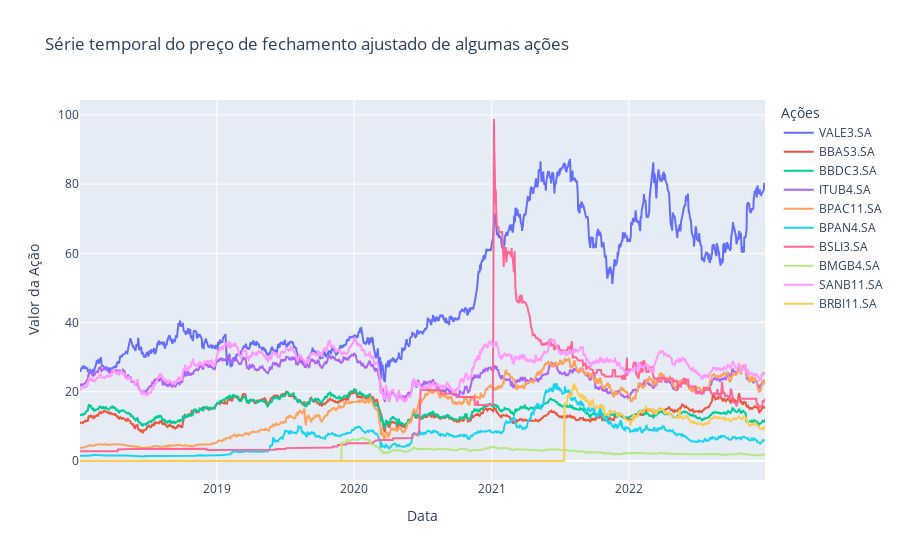

The cell this chart's notebook holds for it:
### Code cell
# Plota os gráficos (Data x Valor da Ação) de cada uma das empresas cujo ticker está presente em "tickers_data".
plot_all_adjusted_close_prices(tickers_data)

### Figure 1 — Plotly figure (JSON) as saved in the notebook; plotly's stock layout.template omitted (floating-point values rounded to 4 significant figures; data arrays with more than 128 entries replaced by an {"elided": "..."} marker saying what was removed)
{"data": [{"mode": "lines", "name": "VALE3.SA", "type": "scatter", "x": {"elided": "1239 str values"}, "y": {"elided": "1239 float values"}}, {"mode": "lines", "name": "BBAS3.SA", "type": "scatter", "x": {"elided": "1239 str values"}, "y": {"elided": "1239 float values"}}, {"mode": "lines", "name": "BBDC3.SA", "type": "scatter", "x": {"elided": "1239 str values"}, "y": {"elided": "1239 float values"}}, {"mode": "lines", "name": "ITUB4.SA", "type": "scatter", "x": {"elided": "1239 str values"}, "y": {"elided": "1239 float values"}}, {"mode": "lines", "name": "BPAC11.SA", "type": "scatter", "x": {"elided": "1239 str values"}, "y": {"elided": "1239 float values"}}, {"mode": "lines", "name": "BPAN4.SA", "type": "scatter", "x": {"elided": "1239 str values"}, "y": {"elided": "1239 float values"}}, {"mode": "lines", "name": "BSLI3.SA", "type": "scatter", "x": {"elided": "1239 str values"}, "y": {"elided": "1239 float values"}}, {"mode": "lines", "name": "BMGB4.SA", "type": "scatter", "x": {"elided": "1239 str values"}, "y": {"elided": "1239 float values"}}, {"mode": "lines", "name": "SANB11.SA", "type": "scatter", "x": {"elided": "1239 str values"}, "y": {"elided": "1239 float values"}}, {"mode": "lines", "name": "BRBI11.SA", "type": "scatter", "x": {"elided": "1239 str values"}, "y": {"elided": "1239 float values"}}], "layout": {"clickmode": "event+select", "hovermode": "x unified", "legend": {"title": {"text": "Ações"}}, "title": {"text": "Série temporal do preço de fechamento ajustado de algumas ações"}, "xaxis": {"title": {"text": "Data"}}, "yaxis": {"title": {"text": "Valor da Ação"}}}}
